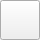
<?xml version="1.0" encoding="UTF-8"?>
<ui version="4.0">
 <class>PullButtonUiWidget</class>
 <widget class="QWidget" name="PullButtonUiWidget">
  <property name="geometry">
   <rect>
    <x>0</x>
    <y>0</y>
    <width>40</width>
    <height>40</height>
   </rect>
  </property>
  <property name="minimumSize">
   <size>
    <width>40</width>
    <height>40</height>
   </size>
  </property>
  <property name="maximumSize">
   <size>
    <width>40</width>
    <height>40</height>
   </size>
  </property>
  <property name="windowTitle">
   <string>Form</string>
  </property>
  <layout class="QGridLayout" name="gridLayout">
   <property name="leftMargin">
    <number>0</number>
   </property>
   <property name="topMargin">
    <number>0</number>
   </property>
   <property name="rightMargin">
    <number>0</number>
   </property>
   <property name="bottomMargin">
    <number>0</number>
   </property>
   <property name="spacing">
    <number>0</number>
   </property>
   <item row="0" column="0">
    <widget class="QWidget" name="Btn_widget" native="true">
     <layout class="QGridLayout" name="gridLayout_2">
      <property name="leftMargin">
       <number>0</number>
      </property>
      <property name="topMargin">
       <number>0</number>
      </property>
      <property name="rightMargin">
       <number>0</number>
      </property>
      <property name="bottomMargin">
       <number>0</number>
      </property>
      <property name="spacing">
       <number>0</number>
      </property>
      <item row="0" column="0">
       <widget class="QPushButton" name="ShowAndHide_Btn">
        <property name="minimumSize">
         <size>
          <width>40</width>
          <height>40</height>
         </size>
        </property>
        <property name="maximumSize">
         <size>
          <width>40</width>
          <height>40</height>
         </size>
        </property>
        <property name="styleSheet">
         <string notr="true"/>
        </property>
        <property name="text">
         <string/>
        </property>
       </widget>
      </item>
     </layout>
    </widget>
   </item>
  </layout>
 </widget>
 <resources/>
 <connections/>
</ui>
